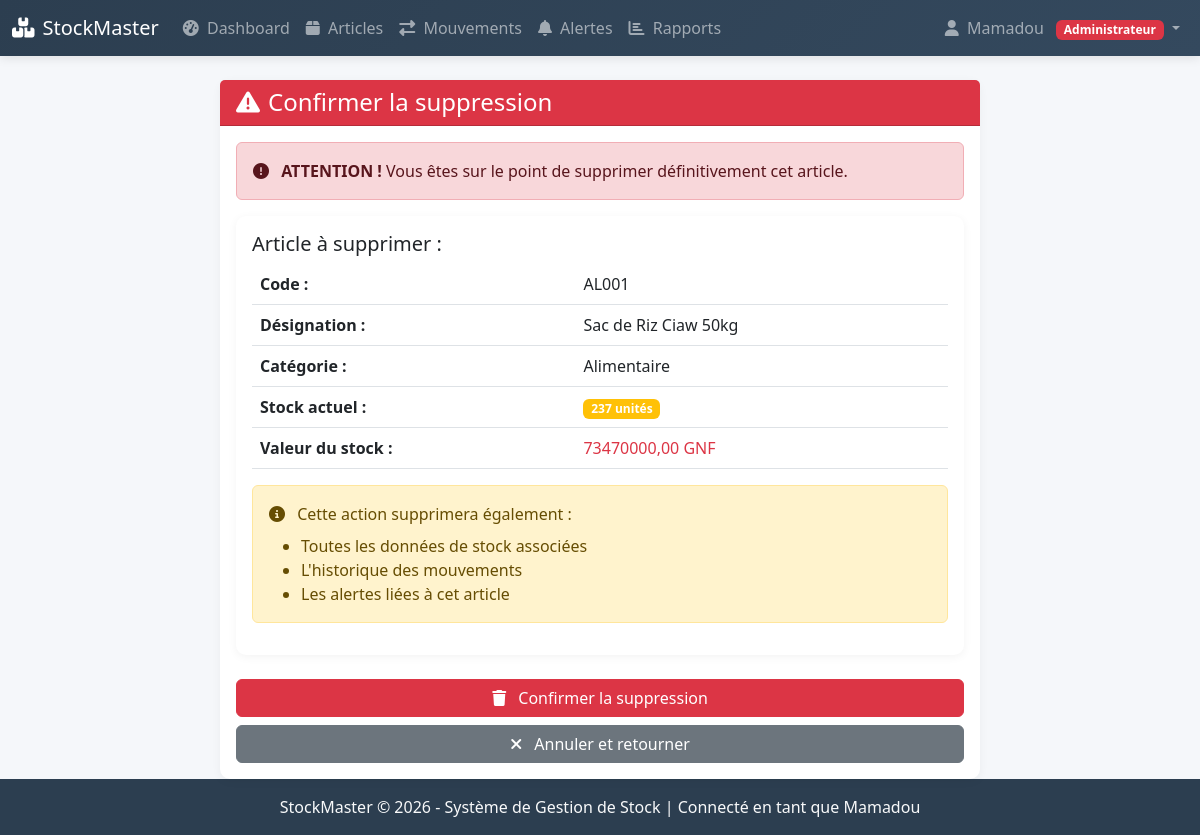
/articles/supprimer/1/ (signed in), run on the app's committed database.
### gestion_stock/models.py (models this page shows, shortened)
class ProfilUtilisateur(models.Model):
    ROLE_CHOICES = [
        ('admin', 'Administrateur'),
        ('gestionnaire', 'Gestionnaire'),
        ('vendeur', 'Vendeur'),
    ]
    user = models.OneToOneField(User, on_delete=models.CASCADE)
    role = models.CharField(max_length=20, choices=ROLE_CHOICES, default='vendeur')
    nom_complet = models.CharField(max_length=100)
    telephone = models.CharField(max_length=20, blank=True)
    date_embauche = models.DateField(auto_now_add=True)
    actif = models.BooleanField(default=True)

class Article(models.Model):
    UNITE_CHOICES = [
        ('unite', 'Unité'),
        ('kg', 'Kilogramme'),
        ('litre', 'Litre'),
        ('paquet', 'Paquet'),
        ('carton', 'Carton'),
    ]
    code_article = models.CharField(max_length=50, unique=True, verbose_name="Code article")
    code_barre = models.CharField(max_length=100, blank=True, unique=True, verbose_name="Code-barres")
    designation = models.CharField(max_length=200)
    categorie = models.ForeignKey(Categorie, on_delete=models.SET_NULL, null=True)
    fournisseur = models.ForeignKey(Fournisseur, on_delete=models.SET_NULL, null=True, blank=True)
    prix_achat = models.DecimalField(max_digits=10, decimal_places=2)
    prix_vente = models.DecimalField(max_digits=10, decimal_places=2)
    seuil_alerte = models.IntegerField(default=10)
    unite = models.CharField(max_length=20, choices=UNITE_CHOICES, default='unite')
    emplacement = models.CharField(max_length=50, blank=True, help_text="Rayon/Étagère")
    date_peremption = models.DateField(null=True, blank=True, verbose_name="Date de péremption")
    actif = models.BooleanField(default=True)
    date_creation = models.DateTimeField(auto_now_add=True)
    date_modification = models.DateTimeField(auto_now=True)
    @property
    def quantite_stock(self):
        stock = self.stock_set.first()
        return stock.quantite if stock else 0
    @property
    def valeur_stock(self):
        return self.quantite_stock * self.prix_achat
    class Meta:
        verbose_name = "Article"
        verbose_name_plural = "Articles"

class Categorie(models.Model):
    nom = models.CharField(max_length=50, unique=True)
    description = models.TextField(blank=True)
    class Meta:
        verbose_name = "Catégorie"
        verbose_name_plural = "Catégories"

class Stock(models.Model):
    article = models.ForeignKey(Article, on_delete=models.CASCADE)
    quantite = models.IntegerField(default=0)
    quantite_min = models.IntegerField(default=0)
    quantite_max = models.IntegerField(default=1000)
    emplacement = models.CharField(max_length=100)
    date_derniere_entree = models.DateTimeField(null=True, blank=True)
    date_derniere_sortie = models.DateTimeField(null=True, blank=True)
    class Meta:
        verbose_name = "Stock"
        verbose_name_plural = "Stocks"

### gestion_stock/views.py (the view)
# urls.py: path('articles/supprimer/<int:pk>/', login_required(admin_required(views.supprimer_article)), name='supprimer_article'),
@login_required
@admin_required
def supprimer_article(request, pk):
    article = get_object_or_404(Article, pk=pk)
    if request.method == 'POST':
        article.delete()
        messages.success(request, 'Article supprimé avec succès!')
        return redirect('liste_articles')
    return render(request, 'gestion_stock/articles/supprimer.html', {'article': article})

### gestion_stock/context_processors.py (called while the page is built)
def notification_context(request):
    context = {}
    if request.user.is_authenticated:
        try:
            alertes_non_lues = Alerte.objects.filter(lu=False).count()
            context['alertes_non_lues'] = alertes_non_lues
            if hasattr(request.user, 'profilutilisateur'):
                context['user_role'] = request.user.profilutilisateur.role
                context['user_profile'] = request.user.profilutilisateur
        except:
            pass
    return context

### gestion_stock/templates/gestion_stock/articles/supprimer.html (shortened to what this page needs)
{% extends 'base.html' %}
{% block content %}
<div class="container-fluid mt-4">
    <div class="row justify-content-center">
        <div class="col-lg-8">
            <div class="card border-danger">
                <div class="card-header bg-danger text-white">
                    <h4 class="mb-0">
                        <i class="fas fa-exclamation-triangle me-2"></i>Confirmer la suppression
                    </h4>
                </div>
                <div class="card-body">
                    <div class="alert alert-danger">
                        <i class="fas fa-exclamation-circle me-2"></i>
                        <strong>ATTENTION !</strong> Vous êtes sur le point de supprimer définitivement cet article.
                    </div>
                    <div class="card mb-4">
                        <div class="card-body">
                            <h5>Article à supprimer :</h5>
                            <table class="table">
                                <tr>
                                    <th>Code :</th>
                                    <td>{{ article.code_article }}</td>
                                </tr>
                                <tr>
                                    <th>Désignation :</th>
                                    <td>{{ article.designation }}</td>
                                </tr>
                                <tr>
                                    <th>Catégorie :</th>
                                    <td>{{ article.categorie.nom|default:"Non catégorisé" }}</td>
                                </tr>
                                <tr>
                                    <th>Stock actuel :</th>
                                    <td>
                                        <span class="badge bg-warning">{{ article.quantite_stock }} unités</span>
                                    </td>
                                </tr>
                                <tr>
                                    <th>Valeur du stock :</th>
                                    <td class="text-danger">{{ article.valeur_stock|floatformat:2 }} GNF</td>
                                </tr>
                            </table>
                            <div class="alert alert-warning">
                                <i class="fas fa-info-circle me-2"></i>
                                Cette action supprimera également :
                                <ul class="mb-0 mt-2">
                                    <li>Toutes les données de stock associées</li>
                                    <li>L'historique des mouvements</li>
                                    <li>Les alertes liées à cet article</li>
                                </ul>
                            </div>
                        </div>
                    </div>
                    <form method="post">
                        <div class="d-grid gap-2">
                            <button type="submit" class="btn btn-danger" onclick="return confirm('Êtes-vous ABSOLUMENT sûr ? Cette action est irréversible !')">
                                <i class="fas fa-trash me-2"></i> Confirmer la suppression
                            </button>
                            <a href="{% url 'detail_article' article.pk %}" class="btn btn-secondary">
                                <i class="fas fa-times me-2"></i> Annuler et retourner
                            </a>
                        </div>
                    </form>
                </div>
            </div>
        </div>
    </div>
</div>
{% endblock %}

### gestion_stock/templates/base.html (shortened to what this page needs)
<!DOCTYPE html>
<html lang="fr">
<head>
    <link href="https://cdn.jsdelivr.net/npm/bootstrap@5.3.0/dist/css/bootstrap.min.css" rel="stylesheet">
    <link rel="stylesheet" href="https://cdnjs.cloudflare.com/ajax/libs/font-awesome/6.4.0/css/all.min.css">
</head>
<body class="d-flex flex-column min-vh-100">
    {% if user.is_authenticated %}
    <nav class="navbar navbar-expand-lg navbar-dark">
        <div class="container-fluid">
            <a class="navbar-brand" href="{% url 'dashboard' %}">
                <i class="fas fa-boxes me-2"></i>StockMaster
            </a>
            <div class="collapse navbar-collapse" id="navbarNav">
                <ul class="navbar-nav me-auto">
                    <li class="nav-item">
                        <a class="nav-link" href="{% url 'dashboard' %}">
                            <i class="fas fa-tachometer-alt me-1"></i> Dashboard
                        </a>
                    </li>
                    <li class="nav-item">
                        <a class="nav-link" href="{% url 'liste_articles' %}">
                            <i class="fas fa-box me-1"></i> Articles
                        </a>
                    </li>
                    {% if user.profilutilisateur.role in 'admin,gestionnaire' %}
                    <li class="nav-item">
                        <a class="nav-link" href="{% url 'mouvement_stock' %}">
                            <i class="fas fa-exchange-alt me-1"></i> Mouvements
                        </a>
                    </li>
                    {% endif %}
                    <li class="nav-item">
                        <a class="nav-link" href="{% url 'alertes' %}">
                            <i class="fas fa-bell me-1"></i> Alertes
                        </a>
                    </li>
                    <li class="nav-item">
                        <a class="nav-link" href="{% url 'reporting' %}">
                            <i class="fas fa-chart-bar me-1"></i> Rapports
                        </a>
                    </li>
                </ul>
                <ul class="navbar-nav ms-auto">
                    <li class="nav-item dropdown">
                        <a class="nav-link dropdown-toggle" href="#" id="userDropdown" role="button" data-bs-toggle="dropdown">
                            <i class="fas fa-user me-1"></i>
                            {% if user.profilutilisateur.nom_complet %}
                                {{ user.profilutilisateur.nom_complet }}
                            {% else %}
                                {{ user.username }}
                            {% endif %}
                            <span class="badge ms-2
                                {% if user.profilutilisateur.role == 'admin' %}bg-danger
                                {% elif user.profilutilisateur.role == 'gestionnaire' %}bg-warning
                                {% else %}bg-success{% endif %}">
                                {{ user.profilutilisateur.get_role_display }}
                            </span>
                        </a>
                    </li>
                </ul>
            </div>
        </div>
    </nav>
    {% endif %}
    <main class="flex-grow-1">
        <div class="container-fluid mt-3">
            {% block content %}
            {% endblock %}
        </div>
    </main>
    <footer class="footer mt-auto py-3">
        <div class="container text-center">
            <span class="text-light">
                StockMaster © 2026 - Système de Gestion de Stock
                {% if user.is_authenticated %}
                | Connecté en tant que {{ user.profilutilisateur.nom_complet }}
                {% endif %}
            </span>
        </div>
    </footer>
</body>
</html>

### gestion_stock/templates/base.html (style rules this page uses)
:root { --primary-color: #2c3e50; --secondary-color: #3498db; --success-color: #27ae60; --danger-color: #e74c3c; --warning-color: #f39c12; --light-bg: #f8f9fa; }
body { font-family: 'Segoe UI', Tahoma, Geneva, Verdana, sans-serif; background-color: #f5f7fa; min-height: 100vh; }
.navbar { background: linear-gradient(135deg, var(--primary-color) 0%, #34495e 100%); box-shadow: 0 2px 10px rgba(0,0,0,0.1); }
.footer { background-color: var(--primary-color); color: white; margin-top: auto; }
.card { border: none; border-radius: 10px; box-shadow: 0 2px 10px rgba(0,0,0,0.05); transition: transform 0.3s; }

### data on the page
Article: code_article "AL001", designation "Sac de Riz Ciaw 50kg", categorie.nom "Alimentaire", quantite_stock "237", valeur_stock "73470000,00"

### other printed values
{{ user.profilutilisateur.nom_complet }} "Mamadou"
{{ user.profilutilisateur.get_role_display }} "Administrateur"
